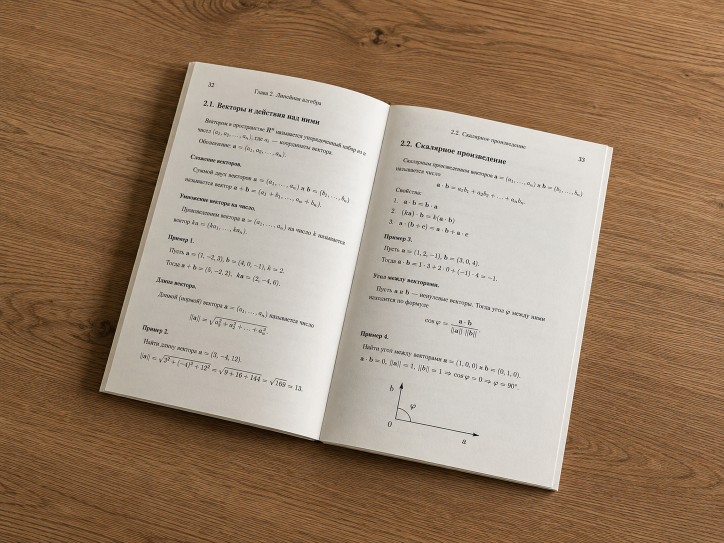
#> input picture 02_projects/CamScan/book_vectors.png, 1448 x 1086 px (shown at 1/2 size)
$ python scanner_document.py
#> lines starting #> are read from the running program, lines starting #| are printed output that depends on the picture; after the words box and inside, x2 and y2 are one past the last pixel; in counts of white or black regions, pixels touching at a corner belong together
import cv2
import numpy as np

img = cv2.imread('book_vectors.png') # изображение не помещается на экране
#> img is the input picture: shape (1086, 1448, 3); mean B, G, R 108.5, 131.6, 156.1
img2 = img.copy()
h, w = img.shape[:2]
#> h = 1086; w = 1448
gray = cv2.cvtColor(img, cv2.COLOR_BGR2GRAY)
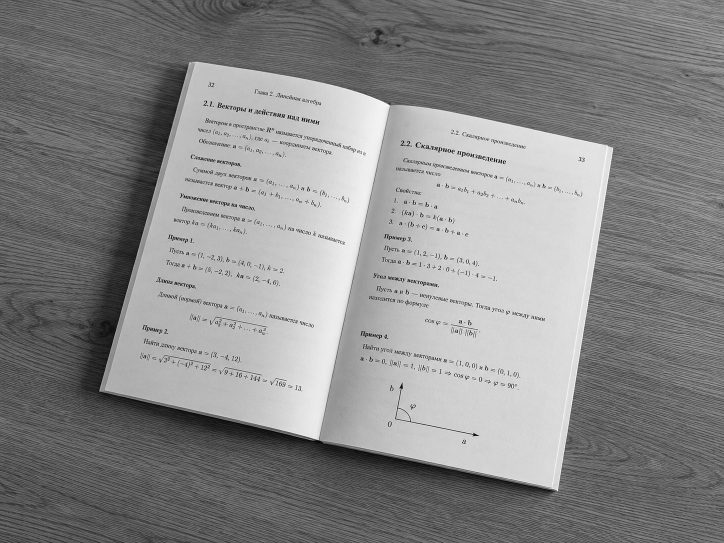
#> gray: shape (1086, 1448) (shown at 1/2 size); min 0, max 255, mean 136.3
canny = cv2.Canny(gray, 200, 600)
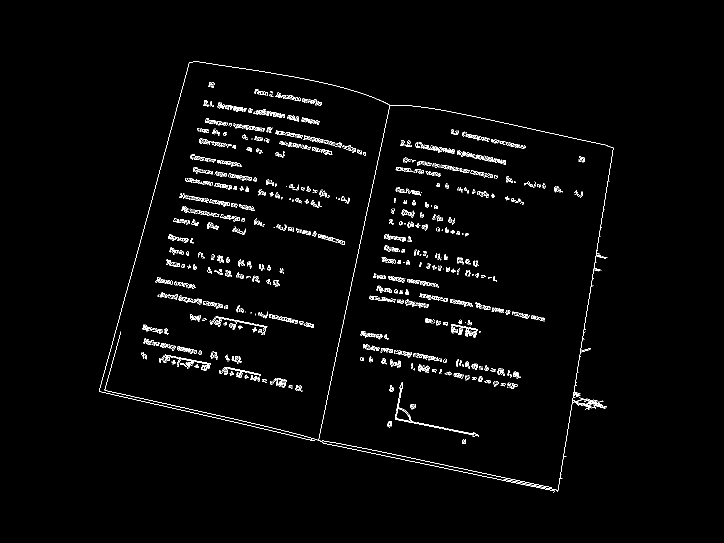
#> canny: shape (1086, 1448) (shown at 1/2 size); 1.8% white in thin lines or dots, all inside (x1, y1, x2, y2) = (198, 123, 1227, 985)

kernel = cv2.getStructuringElement(cv2.MORPH_RECT, (3, 3))
dilate = cv2.dilate(canny, kernel)
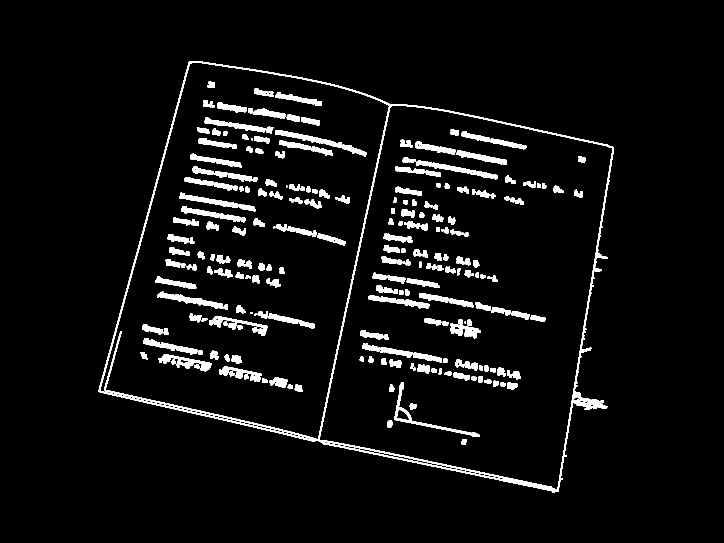
#> dilate: shape (1086, 1448) (shown at 1/2 size); 5.3% white; 263 white regions (5 under 20 px)
contours, _ = cv2.findContours(dilate, cv2.RETR_EXTERNAL, cv2.CHAIN_APPROX_SIMPLE)
#> contours = 1 contour; box (x1, y1, x2, y2) and area: (197, 122, 1228, 986) 633730
if contours:
    max_c = max(contours, key=cv2.contourArea)
#> max_c = contour of 1597 points, box (x1, y1, x2, y2) (197, 122, 1228, 986), area 633730
else:
    print('Контуры не найдены')
    exit()

perimeter = cv2.arcLength(max_c, True)
#> perimeter = 3781.6
approx = cv2.approxPolyDP(max_c, 0.02 * perimeter, True)
#> approx = [[378, 123], [197, 783], [1116, 983], [1227, 294]]
cv2.drawContours(img, [approx], -1, (255, 0, 0), 3)
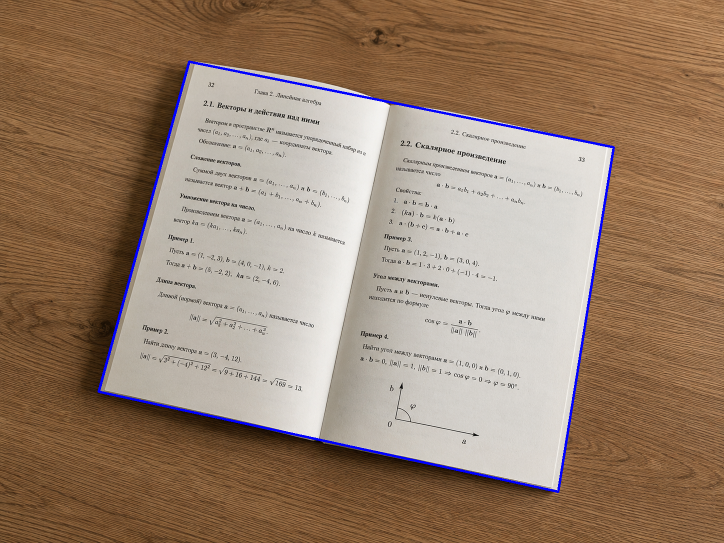
#> img: shape (1086, 1448, 3) (shown at 1/2 size); 1% of pixels changed, all inside (x1, y1, x2, y2) = (195, 121, 1230, 986)
# [[[188  61]]

#  [[ 98 392]]

#  [[558 491]]

#  [[614 147]]]
approx = approx.reshape((4,2))
pts1 = np.zeros((4, 2), dtype=np.float32)
summ = approx.sum(axis=1)
#> summ = [501, 980, 2099, 1521]
# print(summ) [ 249  490 1049  761]

pts1[0], pts1[2] = approx[np.argmin(summ)], approx[np.argmax(summ)]

diff = np.diff(approx, axis=1)
#> diff = [-255, 586, -133, -933]
pts1[1], pts1[3] = approx[np.argmin(diff)], approx[np.argmax(diff)]
# print(pts_was)
# [[188.  61.]
#  [614. 147.]
#  [558. 491.]
#  [ 98. 392.]]
w1 = np.linalg.norm(pts1[1] - pts1[0])
w2 = np.linalg.norm(pts1[3] - pts1[2])
h1 = np.linalg.norm(pts1[3] - pts1[0])
h2 = np.linalg.norm(pts1[1] - pts1[2])
width = max(w1, w2)
height = max(h1, h2)
pts2 = np.float32([[0, 0],
                   [width, 0],
                   [width, height],
                   [0, height]])
M = cv2.getPerspectiveTransform(pts1, pts2)
result = cv2.warpPerspective(img2, M, (int(width), int(height)))
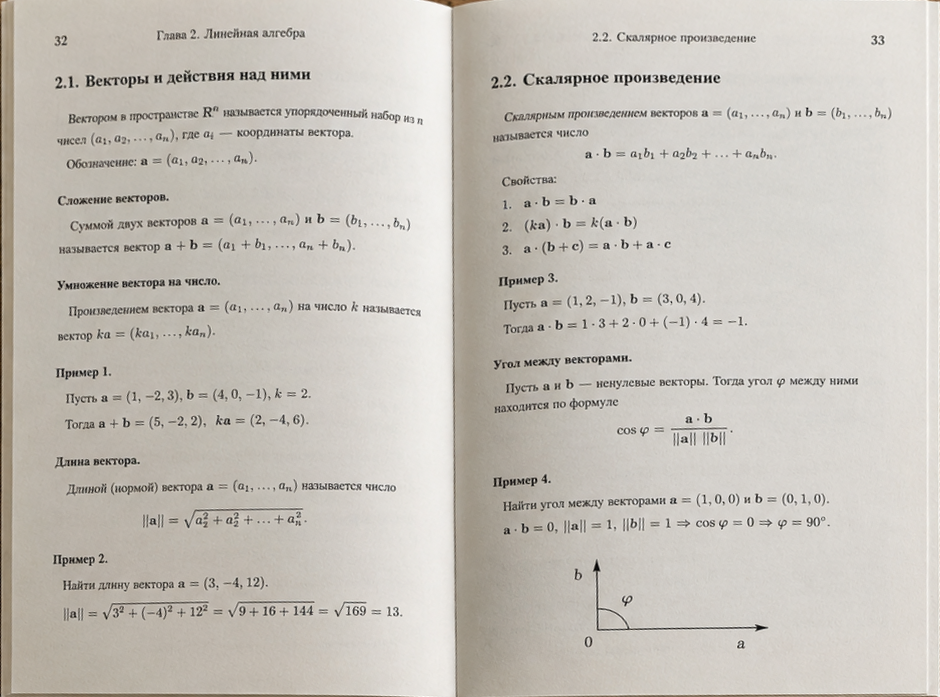
#> result: shape (697, 940, 3); mean B, G, R 186.4, 194, 198.8


cv2.imshow('img', img)
cv2.imshow('dilate', dilate)
cv2.imshow('result', result)
cv2.imwrite('scan_book.png', result)
cv2.waitKey(0)
cv2.destroyAllWindows()
# 1. Получить бинарное изображение (Canny / Threshold / HSV)
# 2. Найти контуры
# 3. Найти нужный контур
# 4. Аппроксимировать до многоугольника
# 5. Получить 4 угла
# 6. Упорядочить углы
# 7. Вычислить размеры выходного изображения
# 8. Сформировать dst
# 9. Получить матрицу через getPerspectiveTransform
# 10. Выполнить warpPerspective
